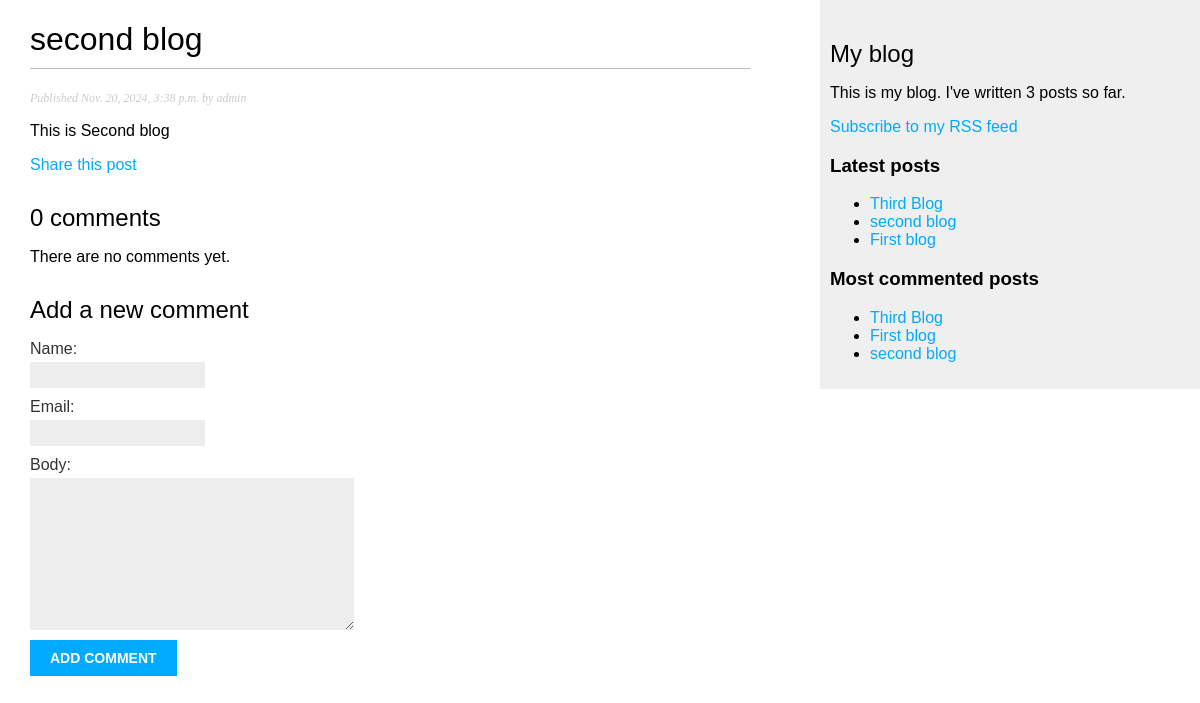
Before: /blog/2024/11/20/second-blog/ with the older database file.
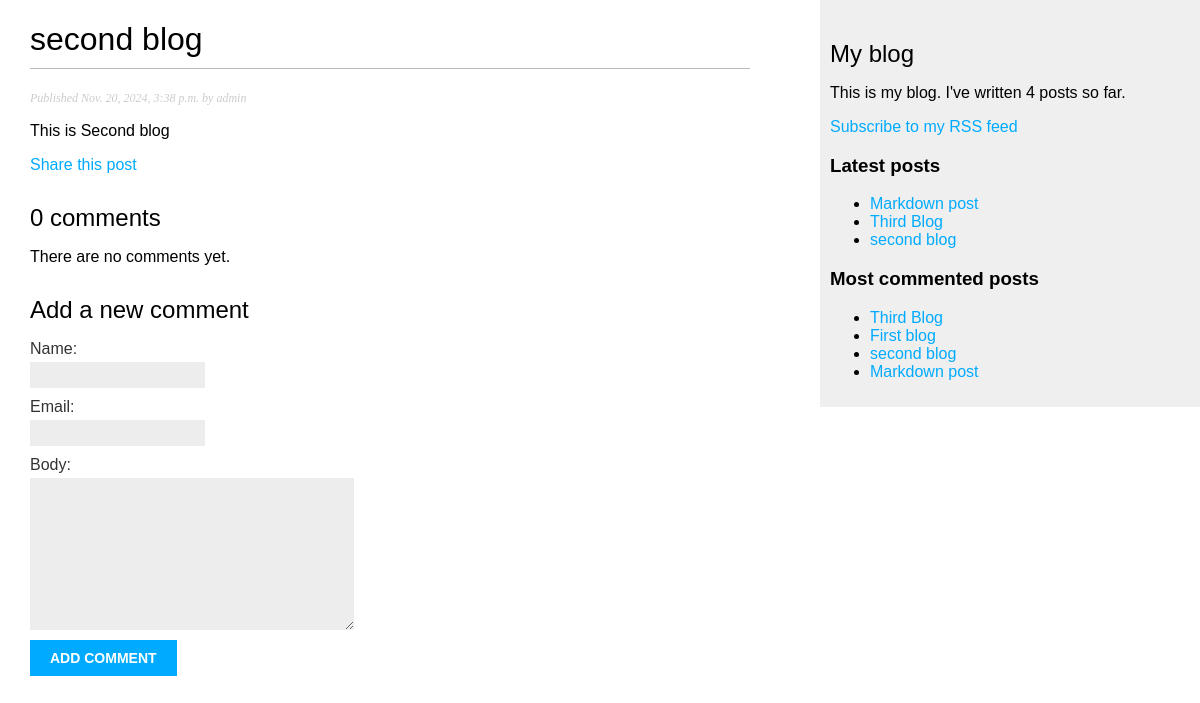
After: the same page with the newer database file.
### blog/models.py (models this page shows, shortened)
class Post(models.Model):
    STATUS_CHOICES = (
        ("draft", "Draft"),
        ("published", "Published"),
    )
    title = models.CharField(max_length=250)
    slug = models.SlugField(max_length=250, unique_for_date="publish")
    author = models.ForeignKey(
        User, on_delete=models.CASCADE, related_name="blog_posts"
    )
    body = models.TextField()
    publish = models.DateTimeField(default=timezone.now)
    created = models.DateTimeField(auto_now_add=True)
    updated = models.DateTimeField(auto_now=True)
    status = models.CharField(max_length=10, choices=STATUS_CHOICES, default="draft")
    objects = models.Manager()  # The default Manager
    published = PublishedManager()  # The Custom Manager
    tags = TaggableManager()
    class Meta:
        ordering = ("-publish",)
    def get_absolute_url(self):
        return reverse(
            "blog:post_detail",
            args=[self.publish.year, self.publish.month, self.publish.day, self.slug],
        )

### blog/views.py (the view)
def post_detail(request, year, month, day, post):
    post = get_object_or_404(
        Post,
        slug=post,
        status="published",
        publish__year=year,
        publish__month=month,
        publish__day=day,
    )
    comments = post.comments.filter(active=True)
    new_comment = None
    if request.method == "POST":
        comment_form = CommentForm(data=request.POST)
        if comment_form.is_valid():
            new_comment = comment_form.save(commit=False)
            new_comment.post = post
            new_comment.save()
    else:
        comment_form = CommentForm()
    return render(
        request,
        "blog/post/detail.html",
        {
            "post": post,
            "comments": comments,
            "new_comment": new_comment,
            "comment_form": comment_form,
        },
    )

### blog/forms.py
class CommentForm(forms.ModelForm):
    class Meta:
        model = Comment
        fields = ("name", "email", "body")

### blog/models.py (called while the page is built)
    def get_queryset(self):
        return super(PublishedManager, self).get_queryset().filter(status="published")

### blog/templatetags/blog_tags.py (called while the page is built)
@register.simple_tag
def total_posts():
    return Post.published.count()

@register.inclusion_tag("blog/post/latest_posts.html")
def show_latest_posts(count=5):
    latest_posts = Post.published.order_by("-publish")[:count]
    return {"latest_posts": latest_posts}

@register.simple_tag
def get_most_commented_posts(count=5):
    return Post.published.annotate(total_comments=Count("comments")).order_by(
        "-total_comments"
    )[:count]

@register.filter(name="markdown")
def markdown_format(text):
    return mark_safe(markdown.markdown(text))

### blog/templates/blog/post/detail.html (shortened to what this page needs)
{% extends "blog/base.html" %}
{% load blog_tags %}
{% block content %}
  <h1>{{ post.title }}</h1>
  <p class="date">
  Published {{ post.publish }} by {{ post.author }}
  </p>
  {{ post.body|markdown }}
  <p>
    <a href="{% url "blog:post_share" post.id %}">
    Share this post
    </a>
  </p>
  {% with comments.count as total_comments %}
    <h2>
      {{ total_comments }} comment{{ total_comments|pluralize }}
    </h2>
  {% endwith %}
  {% for comment in comments %}
    <div class="comment">
      <p class="info">
        Comment {{ forloop.counter }} by {{ comment.name }}
        {{ comment.created }}
      </p>
      {{ comment.body|linebreaks }}
    </div>
  {% empty %}
    <p>There are no comments yet.</p>
  {% endfor %}
  {% if new_comment %}
    <h2>Your comment has been added.</h2>
  {% else %}
    <h2>Add a new comment</h2>
    <form method="post">
      {{ comment_form.as_p }}
      <p><input type="submit" value="Add comment"></p>
    </form>
  {% endif %}
{% endblock %}

### blog/templates/blog/base.html (shortened to what this page needs)
{% load blog_tags%}
{% load static %}
<!DOCTYPE html>
<html>
  <head>
    <link href="{% static "css/blog.css" %}" rel="stylesheet">
  </head>
  <body>
    <div id="content">{% block content %} {% endblock %}</div>
    <div id="sidebar">
      <h2>My blog</h2>
      <p>This is my blog. I've written {% total_posts %} posts so far.</p>
      <p>
        <a href="{% url "blog:post_feed" %}">Subscribe to my RSS feed</a>
      </p>
      <h3>Latest posts</h3>
      {% show_latest_posts 3 %}
      <h3>Most commented posts</h3>
      {% get_most_commented_posts as most_commented_posts %}
      <ul>
        {% for post in most_commented_posts %}
      <li>
      <a href="{{ post.get_absolute_url }}">{{ post.title }}</a>
      </li>
        {% endfor %}
      </ul>
    </div>
  </body>
</html>

### blog/templates/blog/post/latest_posts.html
<ul>
  {% for post in latest_posts %}
    <li>
      <a href="{{ post.get_absolute_url }}">{{ post.title }}</a>
    </li>
  {% endfor %}
</ul>

Changed rows visible on the page:
no longer on one of the page's lists (row unchanged): Post: title "First blog"
added Post: title "Markdown post"
Other visible differences:
text no longer shown: "3"
text now shown: "4"
